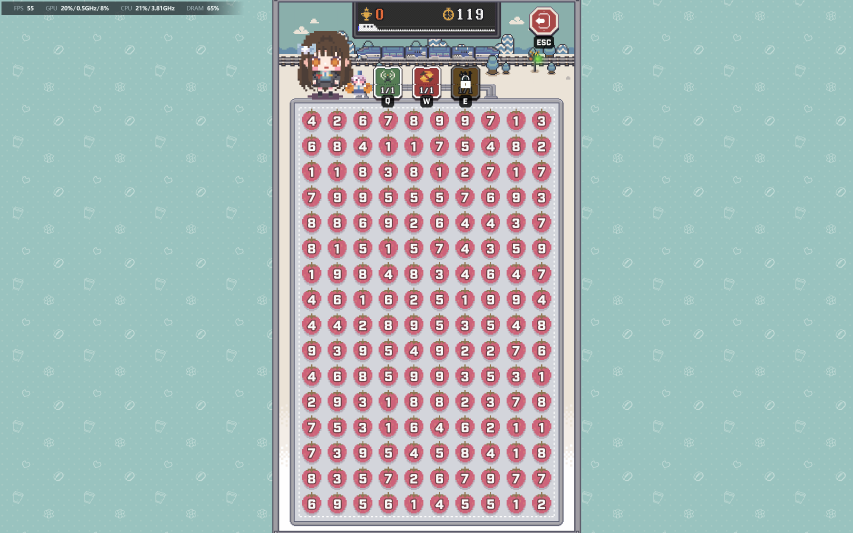
#> input picture pink_screen.png, 2559 x 1599 px (shown at 1/3 size)
$ python tools.py
#> lines starting #> are read from the running program, lines starting #| are printed output that depends on the picture; after the words box and inside, x2 and y2 are one past the last pixel; in counts of white or black regions, pixels touching at a corner belong together
import cv2
import numpy as np
import os

# ================= 你的精准坐标 =================
DEFAULT_ROI = (893, 323, 766, 1226)
DEFAULT_GRID = (16, 10)


# ===============================================

def generate_templates(image_path, roi, grid_dim):
#> called with image_path = 'pink_screen.png', roi = (893, 323, 766, 1226), grid_dim = (16, 10)
    if not os.path.exists(image_path):
        print(f"❌ 错误：找不到图片 {image_path}，请确保它是全屏截图。")
        return

    img = cv2.imread(image_path)
#> img is the input picture: shape (1599, 2559, 3); mean B, G, R 183.5, 184.1, 165.4
    output_dir = "templates_raw"
    if not os.path.exists(output_dir): os.makedirs(output_dir)

    x_start, y_start, w_total, h_total = roi
    rows, cols = grid_dim

    x_steps = np.linspace(x_start, x_start + w_total, cols + 1)
    y_steps = np.linspace(y_start, y_start + h_total, rows + 1)

    pad = 2
    count = 0

    print("正在切割并应用【圆形遮罩 + 高阈值】滤镜...")

    for r in range(rows):
        for c in range(cols):
            x1, y1 = int(x_steps[c]), int(y_steps[r])
            x2, y2 = int(x_steps[c + 1]), int(y_steps[r + 1])

            crop = img[y1 + pad: y2 - pad, x1 + pad: x2 - pad]
            if crop.size == 0: continue

            # === 1. 转灰度 ===
            if len(crop.shape) == 3:
                gray = cv2.cvtColor(crop, cv2.COLOR_BGR2GRAY)
            else:
                gray = crop

            # === 2. 提高阈值 (225) ===
            # 只有最亮的白色才能通过，灰色背景全部变黑
            _, binary = cv2.threshold(gray, 225, 255, cv2.THRESH_BINARY)

            # === 3. 圆形遮罩 (切掉四个角) ===
            h, w = binary.shape
            mask = np.zeros((h, w), dtype=np.uint8)
            # 画一个白色的实心圆，圆心在图中心，半径为宽度的 45%
            center = (w // 2, h // 2)
            radius = int(min(h, w) * 0.45)
            cv2.circle(mask, center, radius, 255, -1)

            # 应用遮罩：圆圈以外全部变黑
            clean = cv2.bitwise_and(binary, mask)

            # 保存
            cv2.imwrite(f"{output_dir}/{r}_{c}.png", clean)
            count += 1
#> this loop made 16 passes
#> pass 1, in generate_templates, `cv2.imwrite(f"{output_dir}/{r}_{c}.png", clean)`:
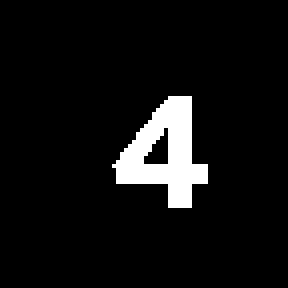
#> saved as 0_0.png: shape (72, 72) (shown 4 times larger); 6.5% white; 1 white region, box (x1, y1, x2, y2) and area: (28, 24, 52, 52) 337
#> pass 1, in generate_templates, `cv2.imwrite(f"{output_dir}/{r}_{c}.png", clean)`:
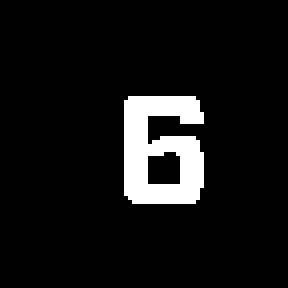
#> saved as 0_2.png: shape (72, 72) (shown 4 times larger); 7.7% white; 1 white region, box (x1, y1, x2, y2) and area: (31, 24, 51, 51) 400
#> pass 1, in generate_templates, `cv2.imwrite(f"{output_dir}/{r}_{c}.png", clean)`:
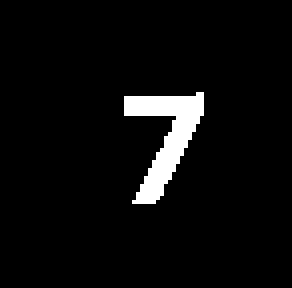
#> saved as 0_3.png: shape (72, 73) (shown 4 times larger); 4.6% white; 1 white region, box (x1, y1, x2, y2) and area: (31, 23, 51, 51) 241
#> after the loop:
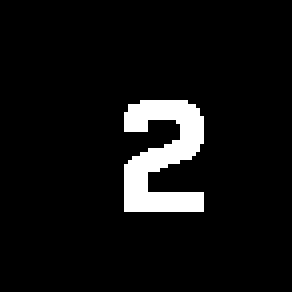
#> binary: shape (73, 73) (shown 4 times larger); 6.7% white; 1 white region, box (x1, y1, x2, y2) and area: (31, 25, 51, 53) 357
#> after the loop:
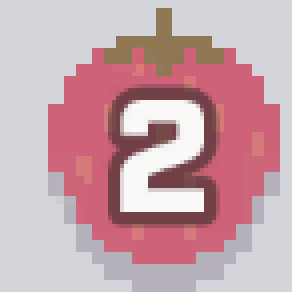
#> crop: shape (73, 73, 3) (shown 4 times larger); mean B, G, R 172.6, 164.3, 198.8
#> after the loop:
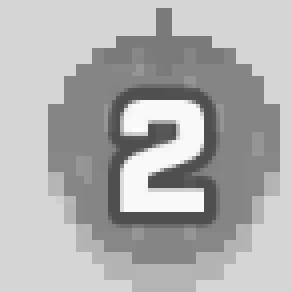
#> gray: shape (73, 73) (shown 4 times larger); min 79, max 253, mean 175.6
#> after the loop:
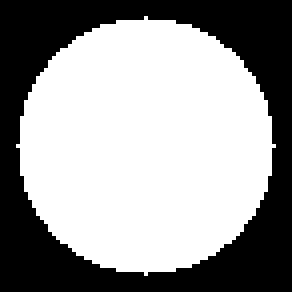
#> mask: shape (73, 73) (shown 4 times larger); 60.2% white; 1 black region, box (x1, y1, x2, y2) and area: (0, 0, 73, 73) 2120
#> after the loop, count = 160

    print(f"\n✅ 已生成 {count} 张图片。")
#| ✅ 已生成 160 张图片。
    print("👉 请检查：现在图片应该是【纯黑背景】，连角落也是黑的，只有中间数字是白的。")
    print("👉 挑选 1-9，覆盖到 templates 文件夹。")


if __name__ == "__main__":
    generate_templates("pink_screen.png", DEFAULT_ROI, DEFAULT_GRID)
